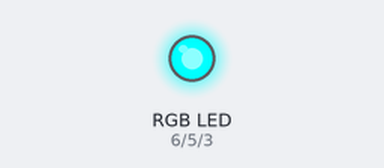
Simulated run of this sketch. Board: Arduino Uno, built with avr-gcc and run on an emulated ATmega328P. On the bench: an RGB LED mixed from three pins (HIGH = lit).

Above: at 0.1 s.
At 8.1 s:
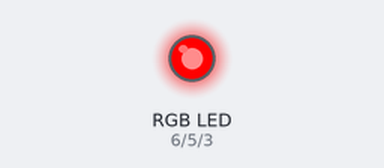
At 12.1 s:
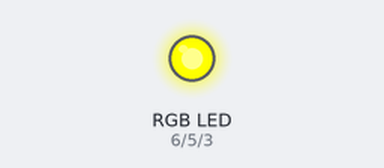
At 16.1 s:
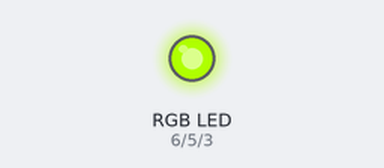
At 24.1 s:
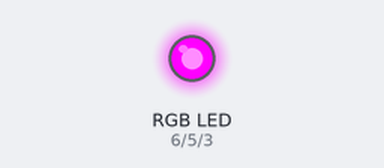
At 38.1 s:
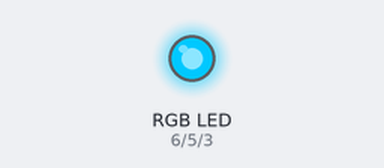
Timing chart, 0 to 39.6 s (numbered marks = the images above):
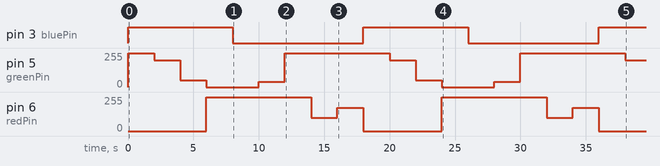

The sketch:

LEDcolor.ino
```cpp
// LED Color Value Tests - fades through a collection of labeled colors

const int redPin = 6;
const int greenPin = 5;
const int bluePin = 3;

void setup()
{
  pinMode(redPin, OUTPUT);
  pinMode(greenPin, OUTPUT);
  pinMode(bluePin, OUTPUT);
}

void loop()
{
  setColor(255, 255, 0);  // red
  delay(2000);
  setColor(255, 200, 0);  // orange
  delay(2000);
  setColor(255, 50, 0);  // yellow
  delay(2000);
  setColor(255, 0, 255);  // green
  delay(2000);
  setColor(0, 0, 255);  // aqua
  delay(2000);
  setColor(0, 40, 255);  // teal
  delay(2000);
  setColor(0, 255, 255);  // blue
  delay(2000);
  setColor(0, 255, 100);  // lavender
  delay(2000);
  setColor(0, 255, 175);  // violet
  delay(2000);
}

void setColor(int blue, int green, int red)
{
  analogWrite(redPin, red);
  analogWrite(greenPin, green);
  analogWrite(bluePin, blue);
}
```

Measured:
- by itself, pin 3 (bluePin): alternates HIGH for 8.0 s and LOW for 10.0 s
- by itself, pin 5 (greenPin): repeats every 18.0 s: 200/255 2.0 s, 50/255 2.0 s, 0/255 4.0 s, 40/255 2.0 s, 255/255 8.0 s
- by itself, pin 6 (redPin): 0/255 → 255/255 at 6.0 s, → 100/255 8.0 s later, → 175/255 2.0 s later, → 0/255 2.0 s later, … (8 changes in this stretch)
